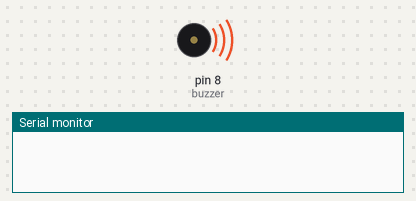
A sketch run on a simulated Arduino Uno, built with avr-gcc and run on an emulated ATmega328P. Parts: buzzer (waves = sounding), the last lines printed to the serial monitor.

Above: at 0.1 s.
At 0.6 s:
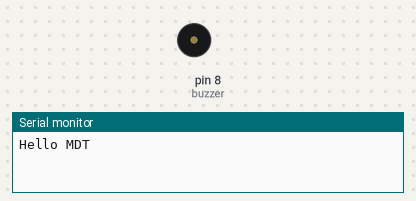
Timing chart, 0 to 2.1 s (numbered marks = the images above):
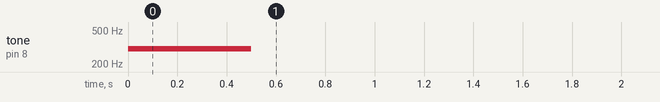

The sketch:

2.ino
```cpp
const int buzzer = 8;

void setup()
{
  Serial.begin(9600);
  pinMode(buzzer, OUTPUT);
  tone(buzzer, 300);
  delay(500);

    Serial.println("Hello MDT");
  noTone(buzzer);
  delay(1000);
}

void loop()
{

}
```
